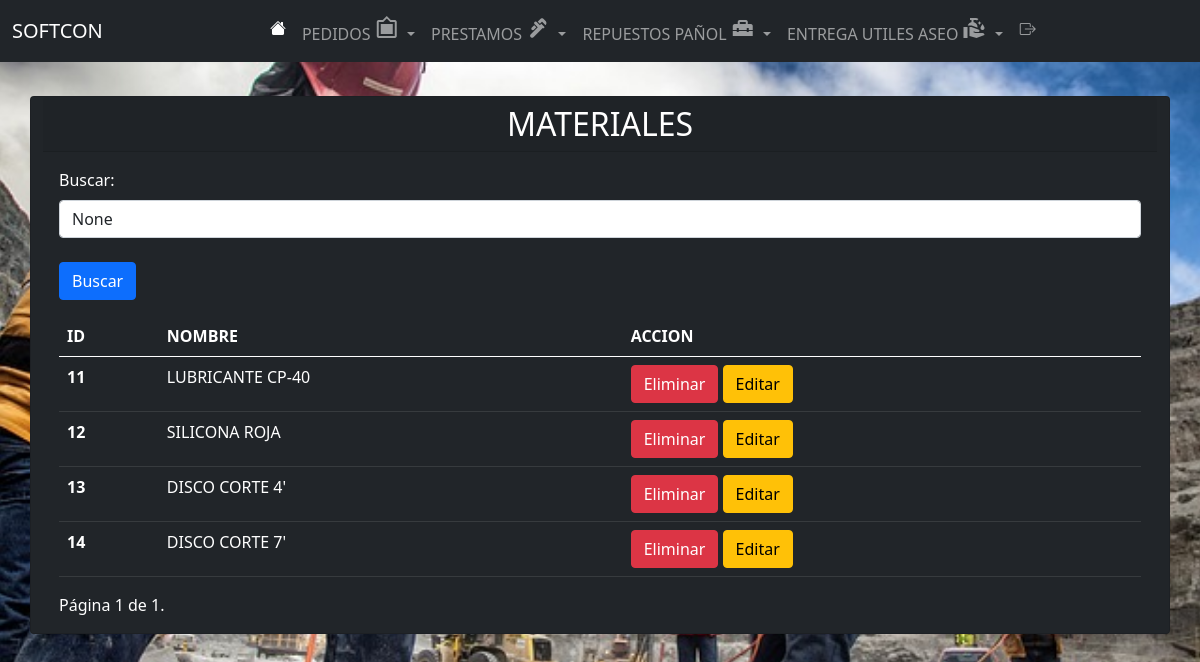
The app's page /lista_material/ (signed in) with its own data.
### app/models.py (models this page shows, shortened)
class Material(models.Model):
    nombre = models.CharField(max_length=100)

### app/views.py (the view)
# urls.py: path('lista_material/', lista_material, name='lista_material'),
@login_required
def lista_material(request):
    materiales_list = Material.objects.all()
    search_term = request.GET.get('buscar')
    if search_term:
        materiales_list = materiales_list.filter(Q(nombre__icontains=search_term))
    paginator = Paginator(materiales_list, 9)
    page = request.GET.get('page')
    try:
        materiales = paginator.page(page)
    except PageNotAnInteger:
        materiales = paginator.page(1)
    except EmptyPage:
        materiales = paginator.page(paginator.num_pages)
    return render(request, 'app/lista_material.html', {'materiales': materiales, 'search_term': search_term})

### app/templates/app/lista_material.html (shortened to what this page needs)
{% extends 'app/base.html' %}
{% block content %}
    <br><br><br><br>
    <div class="container">
        <div class="row justify-content-center">
            <div class="card bg-dark text-white">
                <h2 class="card-header text-center">MATERIALES</h2>
                <div class="card-body">
                    <div class="mb-3">
                        <form method="GET" action="{% url 'lista_material' %}">
                            <label for="buscar" class="form-label">Buscar:</label>
                            <input type="text" class="form-control" id="buscar" name="buscar" placeholder="Escribe para buscar..."
                                value="{{ search_term }}">
                                <br>
                            <button type="submit" class="btn btn-primary">Buscar</button>
                        </form>
                    </div>
                    <table class="table mx-auto table-dark">
                        <thead>
                            <tr>
                                <th scope="col">ID</th>
                                <th scope="col">NOMBRE</th>
                                <th scope="col">ACCION</th>
                            </tr>
                        </thead>
                        <tbody>
                            {% for material in materiales %}
                                <tr>
                                    <th scope="row">{{ material.id }}</th>
                                    <td>{{ material.nombre }}</td>
                                    <td>
                                        <a href="{% url 'eliminar_material' material.id %}" class="btn btn-danger">Eliminar</a>
                                        <a href="{% url 'editar_material' material.id %}" class="btn btn-warning">Editar</a>
                                    </td>
                                </tr>
                            {% endfor %}
                        </tbody>
                    </table>
                    <div class="pagination">
                        <span class="step-links">
                            <span class="current">
                                Página {{ materiales.number }} de {{ materiales.paginator.num_pages }}.
                            </span>
                        </span>
                    </div>
                </div>
            </div>
        </div>
    </div>
{% endblock %}

### records on screen
Material: id "11", nombre "LUBRICANTE CP-40"
Material: id "12", nombre "SILICONA ROJA"
Material: id "13", nombre "DISCO CORTE 4'"
Material: id "14", nombre "DISCO CORTE 7'"

### other values on screen
{{ materiales.number }} "1"
{{ materiales.paginator.num_pages }} "1"
